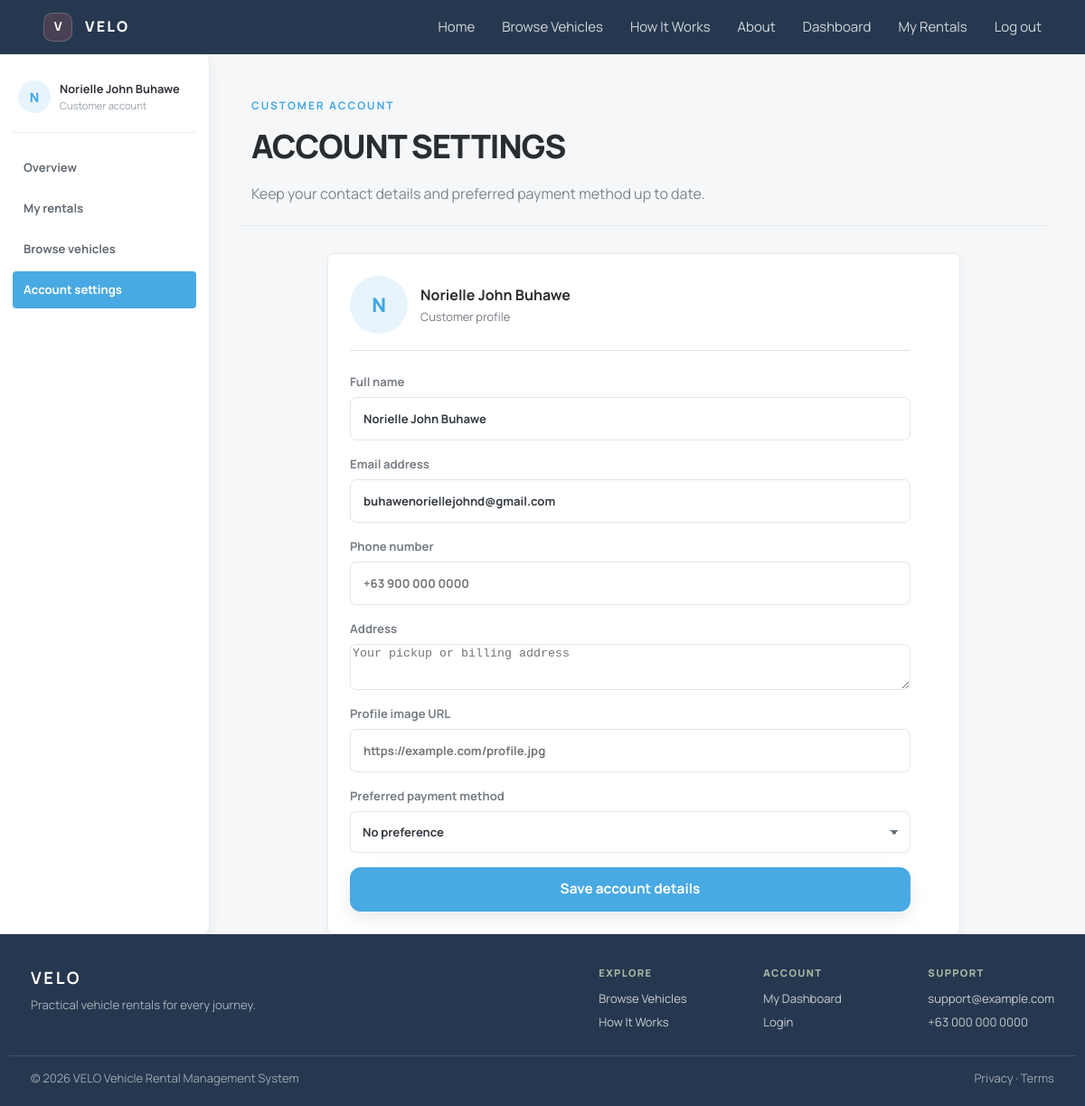
/customer/account-settings.php (signed in), run on the app's committed database.
### tables this page shows
CREATE TABLE users (
  id INT AUTO_INCREMENT PRIMARY KEY,
  name VARCHAR(100) NOT NULL,
  email VARCHAR(150) NOT NULL UNIQUE,
  password_hash VARCHAR(255) NOT NULL,
  role ENUM('customer','staff','admin') NOT NULL DEFAULT 'customer',
  account_status ENUM('approved','pending','rejected') NOT NULL DEFAULT 'approved',
  phone VARCHAR(30) DEFAULT NULL,
  address VARCHAR(255) DEFAULT NULL,
  profile_image TEXT DEFAULT NULL,
  preferred_payment_method ENUM('cash','gcash','card') DEFAULT NULL,
  created_at TIMESTAMP DEFAULT CURRENT_TIMESTAMP
);

### config.php (called while the page is built, shortened)
<?php
function db(): PDO
{
    static $pdo = null;
    if ($pdo === null) {
        $dbHost = getenv('DB_HOST') ?: '127.0.0.1';
        $dbPort = getenv('DB_PORT') ?: '3306';
        $dbName = getenv('DB_NAME') ?: 'vrms';
        $dbUser = getenv('DB_USER') ?: 'vrms';
        $dbPass = getenv('DB_PASS') ?: 'vrms123';
        $pdo = new PDO("mysql:host={$dbHost};port={$dbPort};dbname={$dbName};charset=utf8mb4", $dbUser, $dbPass, [
            PDO::ATTR_ERRMODE => PDO::ERRMODE_EXCEPTION,
            PDO::ATTR_DEFAULT_FETCH_MODE => PDO::FETCH_ASSOC,
        ]);
        $columns = $pdo->query("SELECT COLUMN_NAME FROM information_schema.COLUMNS WHERE TABLE_SCHEMA = DATABASE() AND TABLE_NAME = 'rentals'")->fetchAll(PDO::FETCH_COLUMN);
        $rentalColumns = [
            'purpose' => "ALTER TABLE rentals ADD COLUMN purpose VARCHAR(255) NULL AFTER payment_method",
            'rejection_reason' => "ALTER TABLE rentals ADD COLUMN rejection_reason VARCHAR(255) NULL AFTER purpose",
            'cancellation_reason' => "ALTER TABLE rentals ADD COLUMN cancellation_reason VARCHAR(255) NULL AFTER rejection_reason",
            'cancellation_requested' => "ALTER TABLE rentals ADD COLUMN cancellation_requested TINYINT(1) NOT NULL DEFAULT 0 AFTER cancellation_reason",
            'cancellation_requested_at' => "ALTER TABLE rentals ADD COLUMN cancellation_requested_at TIMESTAMP NULL AFTER cancellation_requested",
        ];
    }
    return $pdo;
}
function e($s): string
{
    return htmlspecialchars((string)$s, ENT_QUOTES, 'UTF-8');
}

### public/customer/account-settings.php (the view, shortened to what this page needs)
<?php
require_once __DIR__ . '/../../config.php';
$user = require_customer();
$stmt = db()->prepare('SELECT id, name, email, phone, address, profile_image, preferred_payment_method FROM users WHERE id = ?');
$stmt->execute([$user['id']]);
$account = $stmt->fetch();
include __DIR__ . '/../../includes/header.php';
?>
<main class="dashboard-page">
  <div class="dashboard-layout">
    <?php include __DIR__ . '/../../includes/customer-sidebar.php'; ?>
    <div class="dashboard-content account-settings-content">
      <section class="dashboard-hero"><div><p class="eyebrow">Customer account</p><h1>Account settings</h1><p>Keep your contact details and preferred payment method up to date.</p></div></section>
      <section class="admin-card account-form-card">
        <form class="detail-form" method="post">
      <div class="account-profile-preview">
        <div class="account-avatar" style="<?= $account['profile_image'] ? 'background-image:url(' . e($account['profile_image']) . ')' : '' ?>">
          <?php if (!$account['profile_image']): ?><?= e(strtoupper(substr($account['name'], 0, 1))) ?><?php endif; ?>
        </div>
        <div><strong><?= e($account['name']) ?></strong><span>Customer profile</span></div>
      </div>
      <label>Full name<input type="text" name="name" value="<?= e($account['name']) ?>" required></label>
      <label>Email address<input type="email" name="email" value="<?= e($account['email']) ?>" required></label>
      <label>Phone number<input type="tel" name="phone" value="<?= e($account['phone']) ?>" placeholder="+63 900 000 0000"></label>
      <label>Address<textarea name="address" rows="3" placeholder="Your pickup or billing address"><?= e($account['address']) ?></textarea></label>
      <label>Profile image URL<input type="url" name="profile_image" value="<?= e($account['profile_image']) ?>" placeholder="https://example.com/profile.jpg"></label>
      <label>Preferred payment method<select name="preferred_payment_method"><option value="">No preference</option></select></label>
      <button class="btn btn-coral" type="submit">Save account details</button>
        </form>
      </section>
    </div>
  </div>
</main>
<?php include __DIR__ . '/../../includes/footer.php'; ?>

### includes/customer-sidebar.php
<?php
$sidebarUser = $user ?? current_user() ?? [];
$sidebarStmt = db()->prepare('SELECT name, profile_image FROM users WHERE id = ? LIMIT 1');
$sidebarStmt->execute([(int)($sidebarUser['id'] ?? 0)]);
$sidebarUser = $sidebarStmt->fetch() ?: $sidebarUser;
$sidebarName = $sidebarUser['name'] ?? $user['name'];
$sidebarImage = trim((string)($sidebarUser['profile_image'] ?? ''));
$sidebarPage = basename($_SERVER['PHP_SELF']);
?>
<aside class="dashboard-sidebar" aria-label="Customer dashboard navigation">
  <div class="sidebar-profile">
    <span class="profile-avatar<?= $sidebarImage !== '' ? ' has-profile-image' : '' ?>" <?= $sidebarImage !== '' ? ' style="background-image:url(\'' . e($sidebarImage) . '\')"' : '' ?>><?= $sidebarImage === '' ? e(strtoupper(substr($sidebarName, 0, 1))) : '' ?></span>
    <div>
      <strong><?= e($sidebarName) ?></strong>
      <span>Customer account</span>
    </div>
  </div>
  <nav class="sidebar-nav">
    <a data-sidebar-section="overview" class="<?= $sidebarPage === 'dashboard.php' ? 'active' : '' ?>" href="/customer/dashboard.php">Overview</a>
    <a data-sidebar-section="rentals" class="<?= in_array($sidebarPage, ['my-rentals.php', 'rental.php'], true) ? 'active' : '' ?>" href="/customer/my-rentals.php">My rentals</a>
    <a data-sidebar-section="browse" class="<?= $sidebarPage === 'vehicles.php' ? 'active' : '' ?>" href="/vehicles.php">Browse vehicles</a>
    <a data-sidebar-section="account" class="<?= $sidebarPage === 'account-settings.php' || ($sidebarPage === 'dashboard.php' && ($_GET['section'] ?? '') === 'account') ? 'active' : '' ?>" href="/customer/dashboard.php#account-modal">Account settings</a>
  </nav>
</aside>

### data on the page
users: name "N", name "Norielle John Buhawe", email "buhawenoriellejohnd@gmail.com"
